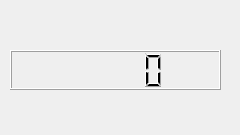
<?xml version="1.0" encoding="UTF-8"?>
<ui version="4.0">
 <class>Dialog</class>
 <widget class="QDialog" name="Dialog">
  <property name="geometry">
   <rect>
    <x>0</x>
    <y>0</y>
    <width>240</width>
    <height>135</height>
   </rect>
  </property>
  <property name="windowTitle">
   <string>Dialog</string>
  </property>
  <widget class="QLCDNumber" name="lcdNumber">
   <property name="geometry">
    <rect>
     <x>10</x>
     <y>50</y>
     <width>211</width>
     <height>40</height>
    </rect>
   </property>
  </widget>
 </widget>
 <resources/>
 <connections/>
</ui>
